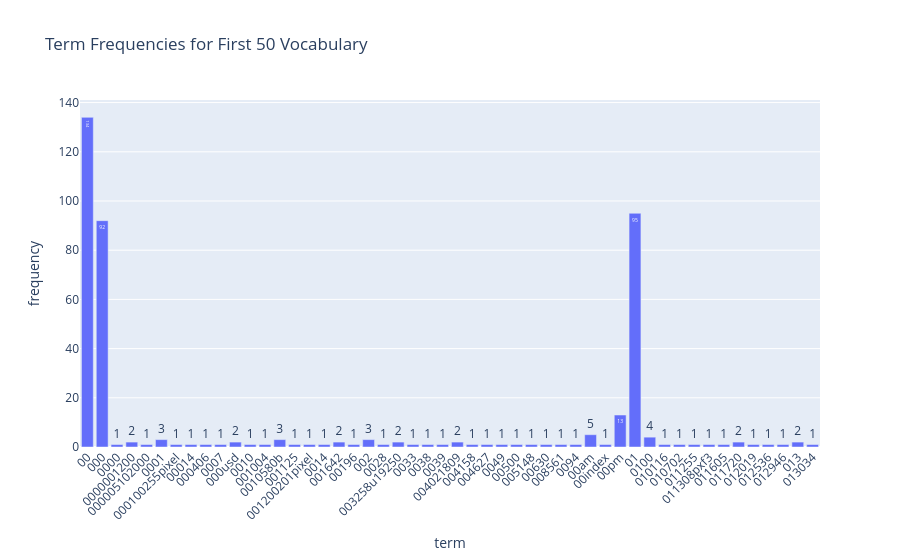

Source (notebook cell):
### Markdown cell above
### >>> **Exercise 13 (take home):** 
The chart above only contains 300 vocabulary in the documents, and it's already computationally intensive to both compute and visualize. Can you efficiently reduce the number of terms you want to visualize as an exercise.

### Code cell
# Answer here
import plotly.express as px
import pandas as pd
import numpy as np

# 計算每個詞的總頻率
term_frequencies = np.asarray(X_counts.sum(axis=0))[0]  # 每個詞的總頻率
terms = count_vect.get_feature_names_out()              # 原始詞彙表順序

# 取前 50 個詞（保持原始順序，不排序）
n_terms = 50
df_50 = pd.DataFrame({'term': terms[:n_terms], 'frequency': term_frequencies[:n_terms]})

# 畫互動式長條圖
fig = px.bar(df_50,
             x='term',
             y='frequency',
             title=f'Term Frequencies for First {n_terms} Vocabulary',
             text='frequency')  # 在長條上顯示數值

# 調整 x 軸文字旋轉
fig.update_layout(xaxis_tickangle=-45)  

fig.show()

### Figure 1 — Plotly figure (JSON) as saved in the notebook; plotly's stock layout.template omitted (floating-point values rounded to 4 significant figures)
{"data": [{"hovertemplate": "term=%{x}<br>frequency=%{text}<extra></extra>", "legendgroup": "", "marker": {"color": "#636efa", "pattern": {"shape": ""}}, "name": "", "orientation": "v", "showlegend": false, "text": [134.0, 92.0, 1.0, 2.0, 1.0, 3.0, 1.0, 1.0, 1.0, 1.0, 2.0, 1.0, 1.0, 3.0, 1.0, 1.0, 1.0, 2.0, 1.0, 3.0, 1.0, 2.0, 1.0, 1.0, 1.0, 2.0, 1.0, 1.0, 1.0, 1.0, 1.0, 1.0, 1.0, 1.0, 5.0, 1.0, 13.0, 95.0, 4.0, 1.0, 1.0, 1.0, 1.0, 1.0, 2.0, 1.0, 1.0, 1.0, 2.0, 1.0], "textposition": "auto", "type": "bar", "x": ["00", "000", "0000", "0000001200", "000005102000", "0001", "000100255pixel", "00014", "000406", "0007", "000usd", "0010", "001004", "0010580b", "001125", "001200201pixel", "0014", "001642", "00196", "002", "0028", "003258u19250", "0033", "0038", "0039", "004021809", "004158", "004627", "0049", "00500", "005148", "00630", "008561", "0094", "00am", "00index", "00pm", "01", "0100", "010116", "010702", "011255", "011308pxf3", "011605", "011720", "012019", "012536", "012946", "013", "013034"], "xaxis": "x", "y": [134, 92, 1, 2, 1, 3, 1, 1, 1, 1, 2, 1, 1, 3, 1, 1, 1, 2, 1, 3, 1, 2, 1, 1, 1, 2, 1, 1, 1, 1, 1, 1, 1, 1, 5, 1, 13, 95, 4, 1, 1, 1, 1, 1, 2, 1, 1, 1, 2, 1], "yaxis": "y"}], "layout": {"barmode": "relative", "legend": {"tracegroupgap": 0}, "title": {"text": "Term Frequencies for First 50 Vocabulary"}, "xaxis": {"anchor": "y", "domain": [0, 1], "tickangle": -45, "title": {"text": "term"}}, "yaxis": {"anchor": "x", "domain": [0, 1], "title": {"text": "frequency"}}}}
